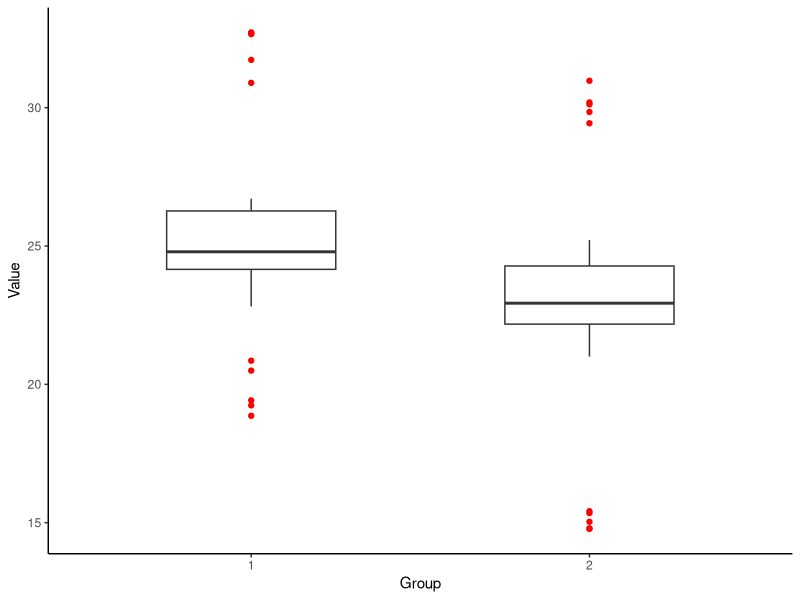

This chart was generated by the following R code:
# Packages
library(ggplot2)

# 1 Simulating data
set.seed(5)

group_1 <- rnorm(30, mean = 25, sd = 1)
group_2 <- rnorm(30, mean = 23, sd = 1)

# outliers
outliers_group1 <- c(rnorm(5, mean = 20), rnorm(5, mean = 33))
outliers_group2 <- c(rnorm(5, mean = 15), rnorm(5, mean = 30))

data_groups <- data.frame(
  Group = rep(c("1", "2"), each = 40), 
  Value = c(group_1, outliers_group1, group_2, outliers_group2)
  )

# 2 Box Plot
boxplot_groups_outlier <- ggplot(data = data_groups, aes(x = Group, y = Value)) +
  geom_boxplot(width = 0.5, outlier.color = "red") +
  theme_classic()

# 3 Save plot 
ggsave(filename = "graphs/boxplot_outliers.jpeg", plot = boxplot_groups_outlier)